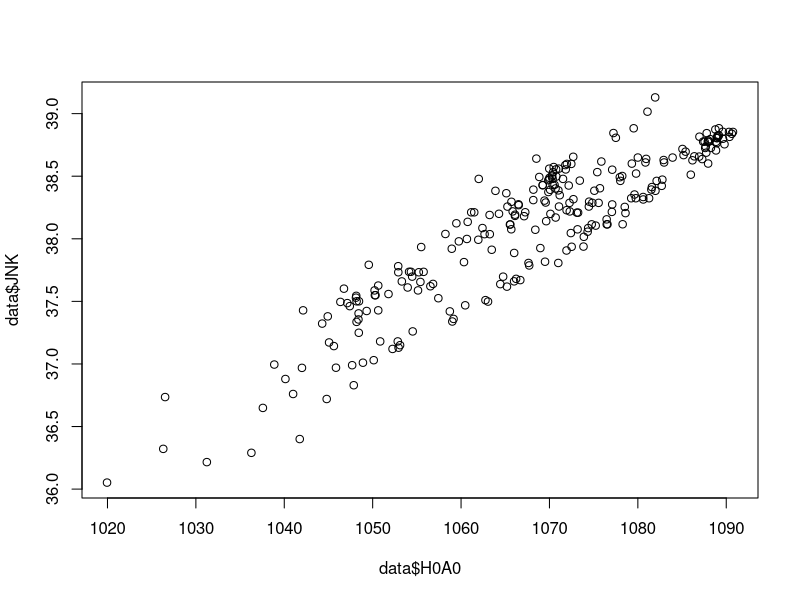
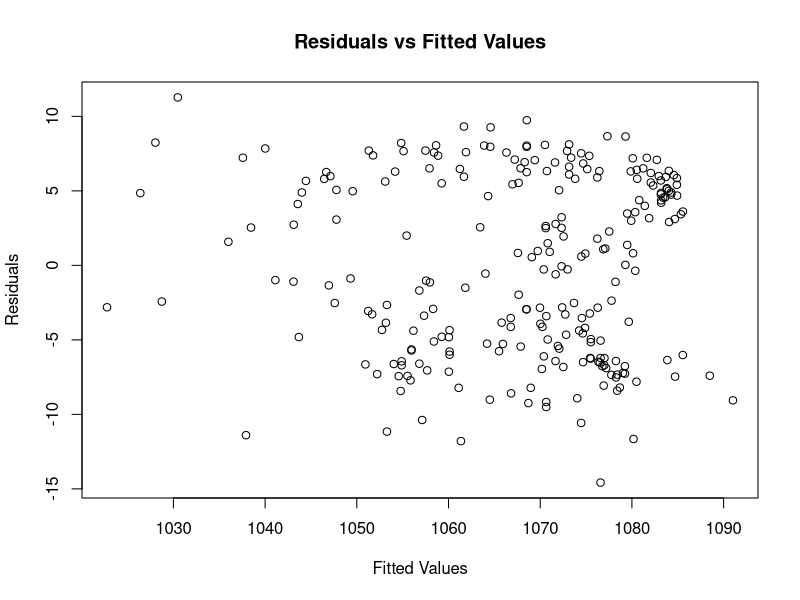
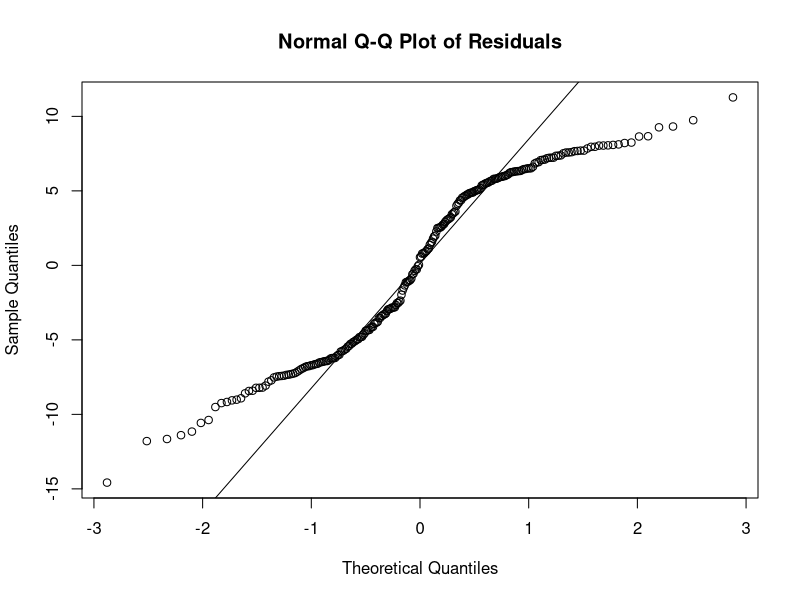
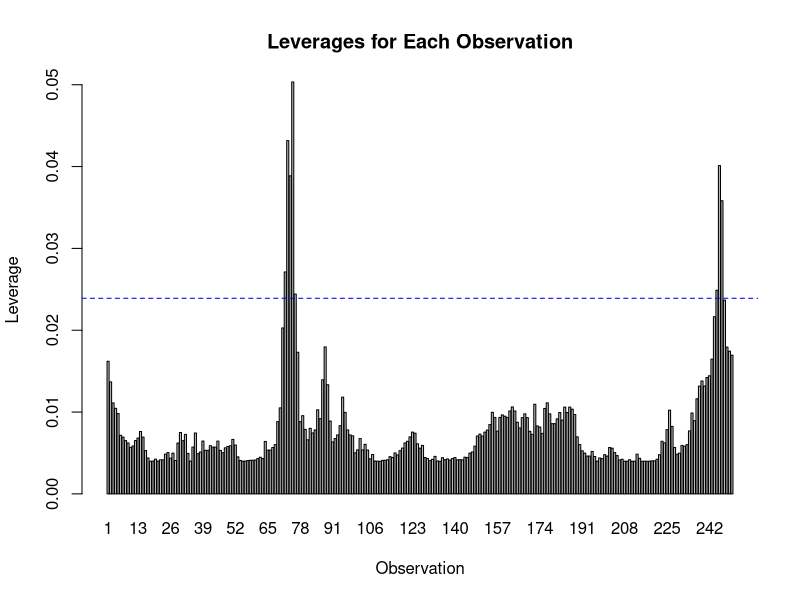
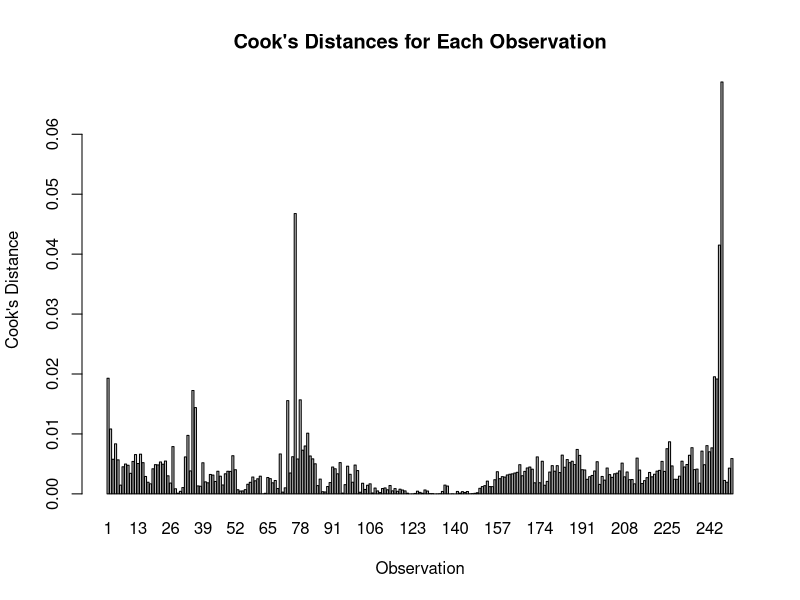

These charts were generated, in order, by the following R code:
data <- read.csv("etf.csv")

# Q1
summary(data)
plot(data$H0A0, data$JNK)

correlation_test <- cor.test(data$H0A0, data$JNK)

print(correlation_test)

# Q2
model <- lm(H0A0 ~ JNK, data=data)
plot(model$fitted.values, model$residuals, xlab="Fitted Values", ylab="Residuals",
     main="Residuals vs Fitted Values")

qqnorm(model$residuals, main="Normal Q-Q Plot of Residuals")
qqline(model$residuals)

leverages <- hatvalues(model)
barplot(leverages, names.arg=rownames(data), xlab="Observation", ylab="Leverage",
        main="Leverages for Each Observation")
abline(h = mean(leverages) * 3, col = "blue", lty = 2)

cooks_dist <- cooks.distance(model)
barplot(cooks_dist, names.arg=rownames(data), xlab="Observation", ylab="Cook's Distance",
        main="Cook's Distances for Each Observation")
abline(h = 0.5, col = "blue", lty = 2)
abline(h = 1.0, col = "red", lty = 2)

cooks_dist[cooks_dist > 0.5]

# Q3
resimean <- mean(model$residuals)
stderr <- sd(model$residuals) / sqrt(length(model$residuals))

t_statistic <- (resimean - 0) / stderr

df <- length(model$residuals) - 1

p_value <- 2 * pt(-abs(t_statistic), df)

cat("T-statistic:", t_statistic, "\n")
cat("P-value:", p_value, "\n")

# Q4
coefficients <- coef(model)
standard_errors <- sqrt(diag(vcov(model)))
print(model)
print(coefficients)
print(standard_errors)

alpha <- 0.05
t_values <- coefficients / standard_errors
p_values <- 2 * pt(-abs(t_values), df = nrow(data) - 2)
print(t_values)
print(p_values)

# Q5
anova_table <- anova(model)
print(anova_table)

rsquared <- summary(model)$r.squared
print(rsquared)

# Q6
predicted_h0a0 <- predict(model, newdata = data.frame(JNK = 37.55))
print(predicted_h0a0)

conf_level <- 0.99
conf_interval <- predict(model, newdata = data.frame(JNK = 37.55),
                         interval = "confidence", level = conf_level)
print(conf_interval)
